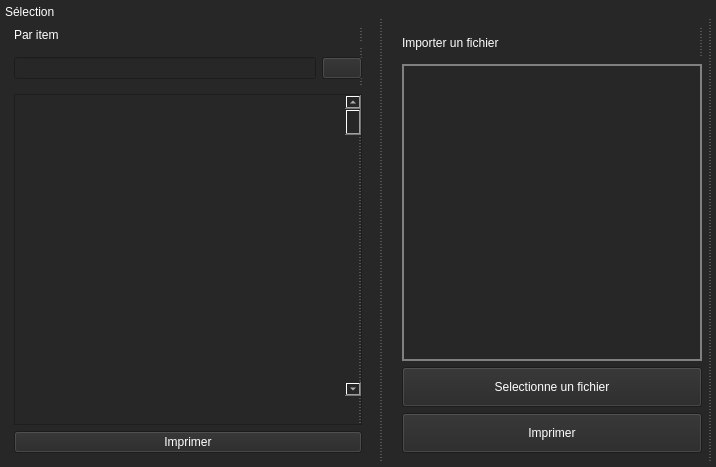
<?xml version="1.0" encoding="UTF-8"?>
<ui version="4.0">
 <class>SelectionWindow</class>
 <widget class="QWidget" name="SelectionWindow">
  <property name="geometry">
   <rect>
    <x>0</x>
    <y>0</y>
    <width>716</width>
    <height>467</height>
   </rect>
  </property>
  <property name="windowTitle">
   <string>Form</string>
  </property>
  <property name="styleSheet">
   <string notr="true">background-color: rgb(39, 39, 39);
font: 700 12pt &quot;Segoe UI&quot;;
color: rgb(255, 255, 255);</string>
  </property>
  <layout class="QVBoxLayout" name="verticalLayout_3">
   <property name="spacing">
    <number>0</number>
   </property>
   <property name="leftMargin">
    <number>5</number>
   </property>
   <property name="topMargin">
    <number>5</number>
   </property>
   <property name="rightMargin">
    <number>5</number>
   </property>
   <property name="bottomMargin">
    <number>5</number>
   </property>
   <item>
    <widget class="QLabel" name="label">
     <property name="styleSheet">
      <string notr="true">font: 22pt &quot;Segoe UI&quot;;</string>
     </property>
     <property name="text">
      <string>Sélection</string>
     </property>
    </widget>
   </item>
   <item>
    <widget class="QWidget" name="widget_5" native="true">
     <layout class="QHBoxLayout" name="horizontalLayout">
      <property name="spacing">
       <number>0</number>
      </property>
      <property name="leftMargin">
       <number>0</number>
      </property>
      <property name="topMargin">
       <number>0</number>
      </property>
      <property name="rightMargin">
       <number>0</number>
      </property>
      <property name="bottomMargin">
       <number>0</number>
      </property>
      <item>
       <widget class="QWidget" name="widget_6" native="true">
        <property name="styleSheet">
         <string notr="true">border-right : 1px dotted gray;</string>
        </property>
        <layout class="QVBoxLayout" name="verticalLayout_4">
         <property name="rightMargin">
          <number>20</number>
         </property>
         <item>
          <widget class="QLabel" name="label_2">
           <property name="text">
            <string>Par item</string>
           </property>
          </widget>
         </item>
         <item>
          <widget class="QWidget" name="widget_7" native="true">
           <layout class="QHBoxLayout" name="horizontalLayout_3">
            <property name="leftMargin">
             <number>0</number>
            </property>
            <property name="rightMargin">
             <number>0</number>
            </property>
            <item>
             <widget class="QLineEdit" name="lineEdit_2">
              <property name="text">
               <string/>
              </property>
             </widget>
            </item>
            <item>
             <widget class="QPushButton" name="pushButton_3">
              <property name="text">
               <string/>
              </property>
              <property name="icon">
               <iconset resource="../../../Images/fichier_source.qrc">
                <normaloff>:/icon/icons/004-search-interface-symbol.png</normaloff>:/icon/icons/004-search-interface-symbol.png</iconset>
              </property>
             </widget>
            </item>
           </layout>
          </widget>
         </item>
         <item>
          <widget class="QScrollArea" name="scrollArea_2">
           <property name="widgetResizable">
            <bool>true</bool>
           </property>
           <widget class="QWidget" name="scrollAreaWidgetContents_2">
            <property name="geometry">
             <rect>
              <x>0</x>
              <y>0</y>
              <width>346</width>
              <height>284</height>
             </rect>
            </property>
            <widget class="QScrollBar" name="verticalScrollBar_2">
             <property name="geometry">
              <rect>
               <x>330</x>
               <y>0</y>
               <width>16</width>
               <height>301</height>
              </rect>
             </property>
             <property name="orientation">
              <enum>Qt::Vertical</enum>
             </property>
            </widget>
           </widget>
          </widget>
         </item>
         <item>
          <widget class="QPushButton" name="print_list_btn_2">
           <property name="text">
            <string>Imprimer</string>
           </property>
          </widget>
         </item>
        </layout>
       </widget>
      </item>
      <item>
       <widget class="QWidget" name="widget_8" native="true">
        <property name="styleSheet">
         <string notr="true">border-right : 1px dotted gray;</string>
        </property>
        <layout class="QVBoxLayout" name="verticalLayout_5">
         <property name="leftMargin">
          <number>20</number>
         </property>
         <item>
          <widget class="QLabel" name="label_3">
           <property name="maximumSize">
            <size>
             <width>16777215</width>
             <height>30</height>
            </size>
           </property>
           <property name="text">
            <string>Importer un fichier</string>
           </property>
          </widget>
         </item>
         <item>
          <widget class="QWidget" name="widget_9" native="true">
           <property name="minimumSize">
            <size>
             <width>300</width>
             <height>0</height>
            </size>
           </property>
           <property name="styleSheet">
            <string notr="true">
  border: 2px solid gray; /* Sets a 2px wide, solid, gray */</string>
           </property>
          </widget>
         </item>
         <item>
          <widget class="QPushButton" name="pushButton_4">
           <property name="minimumSize">
            <size>
             <width>200</width>
             <height>40</height>
            </size>
           </property>
           <property name="focusPolicy">
            <enum>Qt::WheelFocus</enum>
           </property>
           <property name="text">
            <string>Selectionne un fichier</string>
           </property>
          </widget>
         </item>
         <item>
          <widget class="QPushButton" name="print_file_list_btn_2">
           <property name="minimumSize">
            <size>
             <width>0</width>
             <height>40</height>
            </size>
           </property>
           <property name="text">
            <string>Imprimer</string>
           </property>
          </widget>
         </item>
        </layout>
       </widget>
      </item>
     </layout>
    </widget>
   </item>
  </layout>
 </widget>
 <resources>
  <include location="../../../Images/fichier_source.qrc"/>
 </resources>
 <connections/>
</ui>
